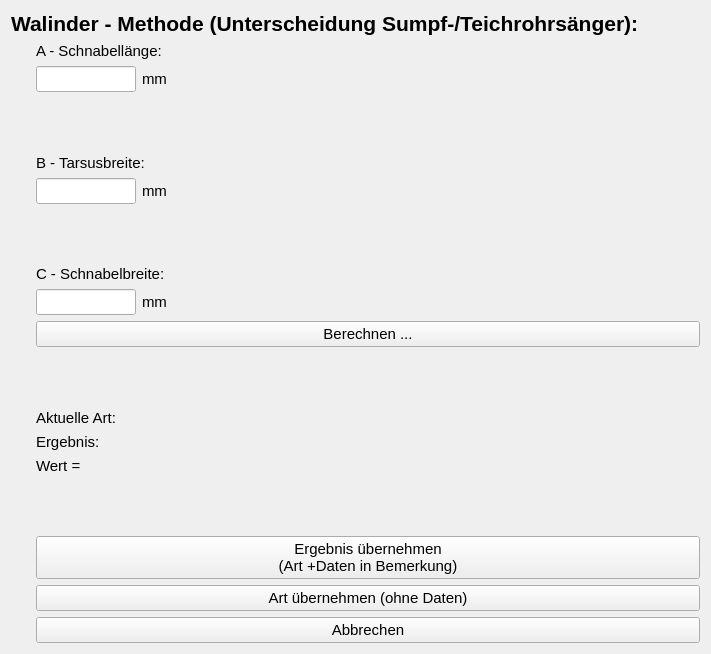
<?xml version="1.0" encoding="UTF-8"?>
<ui version="4.0">
 <class>Form</class>
 <widget class="QWidget" name="Form">
  <property name="geometry">
   <rect>
    <x>0</x>
    <y>0</y>
    <width>711</width>
    <height>654</height>
   </rect>
  </property>
  <property name="windowTitle">
   <string>Form</string>
  </property>
  <layout class="QGridLayout" name="gridLayout">
   <item row="1" column="3">
    <layout class="QVBoxLayout" name="verticalLayout">
     <item>
      <widget class="QLabel" name="label_2">
       <property name="font">
        <font>
         <pointsize>11</pointsize>
        </font>
       </property>
       <property name="text">
        <string>A - Schnabellänge:</string>
       </property>
      </widget>
     </item>
     <item>
      <layout class="QHBoxLayout" name="horizontalLayout_2">
       <item>
        <widget class="QLineEdit" name="INP_schnabellaenge">
         <property name="maximumSize">
          <size>
           <width>100</width>
           <height>16777215</height>
          </size>
         </property>
         <property name="font">
          <font>
           <pointsize>11</pointsize>
          </font>
         </property>
        </widget>
       </item>
       <item>
        <widget class="QLabel" name="label_5">
         <property name="font">
          <font>
           <pointsize>11</pointsize>
          </font>
         </property>
         <property name="text">
          <string>mm</string>
         </property>
        </widget>
       </item>
       <item>
        <spacer name="horizontalSpacer">
         <property name="orientation">
          <enum>Qt::Horizontal</enum>
         </property>
         <property name="sizeHint" stdset="0">
          <size>
           <width>40</width>
           <height>20</height>
          </size>
         </property>
        </spacer>
       </item>
      </layout>
     </item>
     <item>
      <spacer name="verticalSpacer_3">
       <property name="orientation">
        <enum>Qt::Vertical</enum>
       </property>
       <property name="sizeHint" stdset="0">
        <size>
         <width>20</width>
         <height>40</height>
        </size>
       </property>
      </spacer>
     </item>
     <item>
      <widget class="QLabel" name="label_3">
       <property name="font">
        <font>
         <pointsize>11</pointsize>
        </font>
       </property>
       <property name="text">
        <string>B - Tarsusbreite:</string>
       </property>
      </widget>
     </item>
     <item>
      <layout class="QHBoxLayout" name="horizontalLayout_3">
       <item>
        <widget class="QLineEdit" name="INP_tarsusbreite">
         <property name="maximumSize">
          <size>
           <width>100</width>
           <height>16777215</height>
          </size>
         </property>
         <property name="font">
          <font>
           <pointsize>11</pointsize>
          </font>
         </property>
        </widget>
       </item>
       <item>
        <widget class="QLabel" name="label_7">
         <property name="font">
          <font>
           <pointsize>11</pointsize>
          </font>
         </property>
         <property name="text">
          <string>mm</string>
         </property>
        </widget>
       </item>
       <item>
        <spacer name="horizontalSpacer_2">
         <property name="orientation">
          <enum>Qt::Horizontal</enum>
         </property>
         <property name="sizeHint" stdset="0">
          <size>
           <width>40</width>
           <height>20</height>
          </size>
         </property>
        </spacer>
       </item>
      </layout>
     </item>
     <item>
      <spacer name="verticalSpacer_2">
       <property name="orientation">
        <enum>Qt::Vertical</enum>
       </property>
       <property name="sizeHint" stdset="0">
        <size>
         <width>20</width>
         <height>40</height>
        </size>
       </property>
      </spacer>
     </item>
     <item>
      <widget class="QLabel" name="label_4">
       <property name="font">
        <font>
         <pointsize>11</pointsize>
        </font>
       </property>
       <property name="text">
        <string>C - Schnabelbreite:</string>
       </property>
      </widget>
     </item>
     <item>
      <layout class="QHBoxLayout" name="horizontalLayout_4">
       <item>
        <widget class="QLineEdit" name="INP_schnabelbreite">
         <property name="maximumSize">
          <size>
           <width>100</width>
           <height>16777215</height>
          </size>
         </property>
         <property name="font">
          <font>
           <pointsize>11</pointsize>
          </font>
         </property>
        </widget>
       </item>
       <item>
        <widget class="QLabel" name="label_8">
         <property name="font">
          <font>
           <pointsize>11</pointsize>
          </font>
         </property>
         <property name="text">
          <string>mm</string>
         </property>
        </widget>
       </item>
       <item>
        <spacer name="horizontalSpacer_3">
         <property name="orientation">
          <enum>Qt::Horizontal</enum>
         </property>
         <property name="sizeHint" stdset="0">
          <size>
           <width>40</width>
           <height>20</height>
          </size>
         </property>
        </spacer>
       </item>
      </layout>
     </item>
     <item>
      <widget class="QPushButton" name="BTN_calc">
       <property name="font">
        <font>
         <pointsize>11</pointsize>
        </font>
       </property>
       <property name="text">
        <string>Berechnen ...</string>
       </property>
      </widget>
     </item>
     <item>
      <spacer name="verticalSpacer">
       <property name="orientation">
        <enum>Qt::Vertical</enum>
       </property>
       <property name="sizeHint" stdset="0">
        <size>
         <width>20</width>
         <height>40</height>
        </size>
       </property>
      </spacer>
     </item>
     <item>
      <layout class="QGridLayout" name="gridLayout_2">
       <item row="2" column="0">
        <widget class="QLabel" name="LBL_ergebniswert">
         <property name="maximumSize">
          <size>
           <width>80</width>
           <height>16777215</height>
          </size>
         </property>
         <property name="font">
          <font>
           <pointsize>11</pointsize>
          </font>
         </property>
         <property name="text">
          <string>Wert = </string>
         </property>
         <property name="textFormat">
          <enum>Qt::PlainText</enum>
         </property>
        </widget>
       </item>
       <item row="0" column="0">
        <widget class="QLabel" name="label_current_spec">
         <property name="maximumSize">
          <size>
           <width>80</width>
           <height>16777215</height>
          </size>
         </property>
         <property name="font">
          <font>
           <pointsize>11</pointsize>
          </font>
         </property>
         <property name="text">
          <string>Aktuelle Art:</string>
         </property>
        </widget>
       </item>
       <item row="1" column="0">
        <widget class="QLabel" name="label_result">
         <property name="maximumSize">
          <size>
           <width>80</width>
           <height>16777215</height>
          </size>
         </property>
         <property name="font">
          <font>
           <pointsize>11</pointsize>
          </font>
         </property>
         <property name="text">
          <string>Ergebnis: </string>
         </property>
        </widget>
       </item>
       <item row="0" column="1">
        <widget class="QLabel" name="LBL_current_species">
         <property name="font">
          <font>
           <italic>true</italic>
          </font>
         </property>
         <property name="text">
          <string/>
         </property>
        </widget>
       </item>
       <item row="1" column="1">
        <widget class="QLabel" name="LBL_Ergebnis">
         <property name="font">
          <font>
           <italic>true</italic>
          </font>
         </property>
         <property name="text">
          <string/>
         </property>
        </widget>
       </item>
       <item row="2" column="1">
        <widget class="QLabel" name="LBL_result_value">
         <property name="text">
          <string/>
         </property>
        </widget>
       </item>
      </layout>
     </item>
     <item>
      <spacer name="verticalSpacer_4">
       <property name="orientation">
        <enum>Qt::Vertical</enum>
       </property>
       <property name="sizeHint" stdset="0">
        <size>
         <width>20</width>
         <height>40</height>
        </size>
       </property>
      </spacer>
     </item>
     <item>
      <widget class="QPushButton" name="BTN_take_all">
       <property name="font">
        <font>
         <pointsize>11</pointsize>
        </font>
       </property>
       <property name="text">
        <string>Ergebnis übernehmen 
(Art +Daten in Bemerkung)</string>
       </property>
      </widget>
     </item>
     <item>
      <widget class="QPushButton" name="BTN_take_species">
       <property name="font">
        <font>
         <pointsize>11</pointsize>
        </font>
       </property>
       <property name="text">
        <string>Art übernehmen (ohne Daten)</string>
       </property>
      </widget>
     </item>
     <item>
      <widget class="QPushButton" name="BTN_cancel">
       <property name="font">
        <font>
         <pointsize>11</pointsize>
        </font>
       </property>
       <property name="text">
        <string>Abbrechen</string>
       </property>
      </widget>
     </item>
    </layout>
   </item>
   <item row="1" column="0">
    <widget class="QLabel" name="label">
     <property name="sizePolicy">
      <sizepolicy hsizetype="Fixed" vsizetype="Fixed">
       <horstretch>0</horstretch>
       <verstretch>0</verstretch>
      </sizepolicy>
     </property>
     <property name="maximumSize">
      <size>
       <width>400</width>
       <height>600</height>
      </size>
     </property>
     <property name="text">
      <string/>
     </property>
     <property name="pixmap">
      <pixmap>../../doku/walinder.jpg</pixmap>
     </property>
     <property name="scaledContents">
      <bool>true</bool>
     </property>
    </widget>
   </item>
   <item row="0" column="0" colspan="4">
    <layout class="QHBoxLayout" name="horizontalLayout">
     <item>
      <widget class="QLabel" name="label_6">
       <property name="font">
        <font>
         <pointsize>16</pointsize>
         <bold>true</bold>
        </font>
       </property>
       <property name="text">
        <string>Walinder - Methode (Unterscheidung Sumpf-/Teichrohrsänger):</string>
       </property>
      </widget>
     </item>
    </layout>
   </item>
  </layout>
 </widget>
 <tabstops>
  <tabstop>INP_schnabellaenge</tabstop>
  <tabstop>INP_schnabelbreite</tabstop>
  <tabstop>INP_tarsusbreite</tabstop>
  <tabstop>BTN_calc</tabstop>
  <tabstop>BTN_take_all</tabstop>
  <tabstop>BTN_take_species</tabstop>
  <tabstop>BTN_cancel</tabstop>
 </tabstops>
 <resources/>
 <connections/>
</ui>
